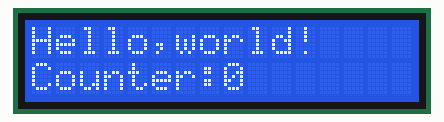
Bench run of a program on a simulated ESP32 board running MicroPython. Shown: 16×2 character LCD. Library files of the repository ran but are not shown: I2C_LCD.py; what the program prints to the serial console is not drawn.

Above: at 0.1 s.
At 4.1 s:
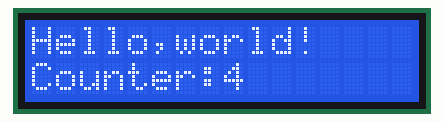
At 9.1 s:
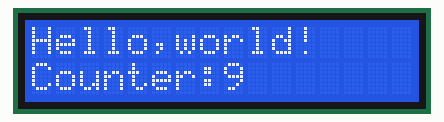
At 19.2 s:
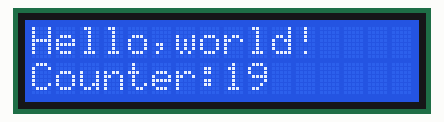
At 28.2 s:
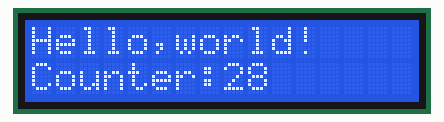
At 38.3 s:
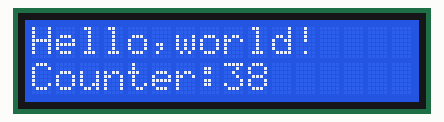

The program:

IIC_LCD1602.py
```python
import time
from machine import I2C, Pin
from I2C_LCD import I2cLcd

i2c = I2C(scl=Pin(14), sda=Pin(13), freq=400000)
devices = i2c.scan()

if len(devices) == 0:
     print("No i2c device !")

else:
     for device in devices:
         print("I2C addr: "+hex(device))
         lcd = I2cLcd(i2c, device, 2, 16)

try:
     lcd.move_to(0, 0)
     lcd.putstr("Hello,world!")
     count = 0
     while True:
         lcd.move_to(0, 1)
         lcd.putstr("Counter:%d" %(count))
         time.sleep_ms(1000)
         count += 1

except:
     pass
```

Measured:
- what the display in image 0 shows lasts 1.0 s, from 0.1 s to 1.1 s
